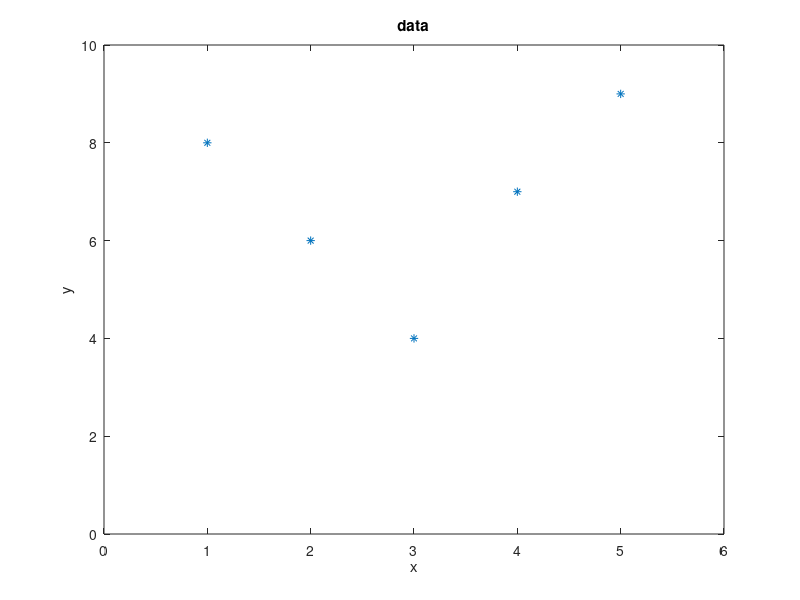
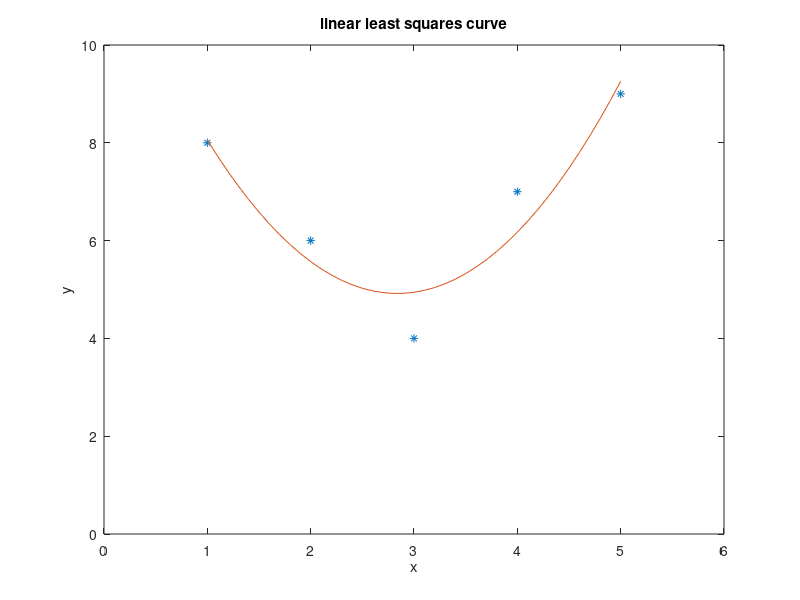

Write MATLAB code to recreate these figures, in order.
%this code demomstrates the use of linear least squares for a line

close all;

%create the data
x = [1 2, 3, 4, 5];
y = [8, 6, 4, 7, 9];

%plot the data
figure;
plot(x, y, '*');
xlim([0,6]);
ylim([0,10]);
xlabel('x');
ylabel('y');
title('data');

%create X and Y matrices
XMatrix = [];
YMatrix = [];
for i = 1 : length(x)
    XMatrix = [XMatrix ; [x(i) * x(i), x(i), 1]];
    YMatrix = [YMatrix ; y(i)];
end

%using linear least squares solution
w =  (inv(XMatrix' * XMatrix))' * XMatrix' * YMatrix

%plot this curve now using w
figure;
plot(x, y, '*');
hold on;
x11 = 1 : 0.1 : 5
y1 = w(1)*x11.*x11 + w(2)*x11 + w(3);
plot(x11, y1);
xlim([0,6]);
ylim([0,10]);
xlabel('x');
ylabel('y');
title('linear least squares curve');